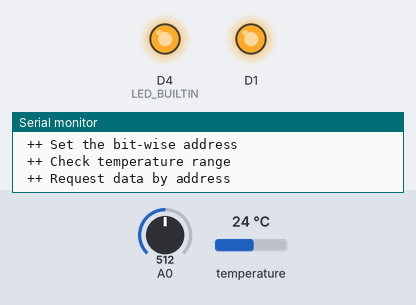
The sketch below on a simulated ESP8266 (NodeMCU). Shown: output pins drawn as LEDs (lit = HIGH, except the on-board LED, lit = LOW), the last lines printed to the serial monitor. Inputs (shaded band) come from the test bench; at power-on: A0 = 512, temperature 24 °C. Storage starts empty.

Above: at 0.1 s.
At 1.6 s:
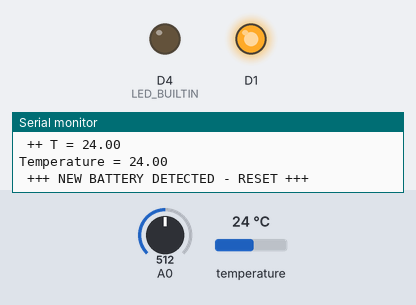
1.7 s: A0 set to 977
7.1 s: A0 set to 1006
At 10.9 s:
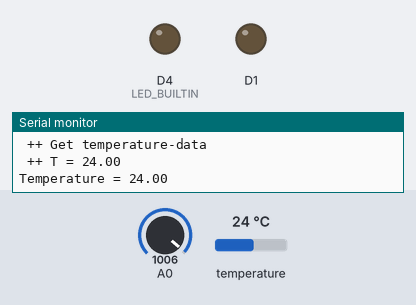
13.6 s: temperature set to 27.5 °C
17.1 s: temperature set to 28.8 °C
Timing chart, 0 to 20.1 s (numbered marks = the images above; inputs shaded):
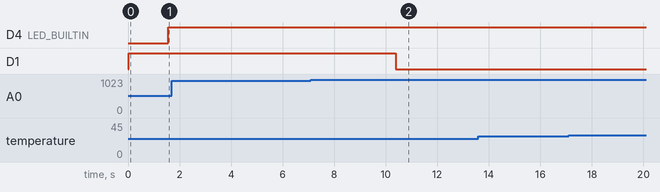

The sketch:

DIYCharger.ino
```cpp
// (licence header left out)
#include <LittleFS.h>
#include <OneWire.h>
#include <DallasTemperature.h>
#include "src/battery/battery.h"

// * * * * * * * * * * * * * Global Variables  * * * * * * * * * * * * * * * //

// Define how many battery slots your project has
// If you have more than two, you need to take care of MULTIPLEXER and correct
// signal usage
#define slots 1


// The timeInterval describes approximate after how many seconds a new entry
// is added into the measurement file. Low values give higher resolution but
// also increase the data file size. If we charge/discharge commonly within
// 1 to 3h, a interval > 30 is sufficient. This will not influence the analysis
// of the average calculation
#define WRITEINTERVAL 5


// Set how many discharging cycles should be performed. For a more reliable
// analysis, you can do more than one cycle
#define NCYCLES 1


// Temperature sensor input and battery temperature ranges

    // Minimum cell temperature (dC)
    float TMIN{5};

    // Maximum cell temperature (dC)
    float TMAX{28};

    // On which digital input is the data bus of the DS18B20 connected
    #define TBUS D2

    // All DS18B20 sensor addresses related to the single slots
    // We are working with addresses here to have full control
    // You can simply get the sensor addresses by connecting one sensor to
    // your Arduino board and use the DS18x20 example sketch. You will see the
    // address of the sensor in this form:
    // >>> "28 FF 64 2 C9 DF 3B 42"
    // Simply add the 0x to the single values to get
    // >>> "0x28 0xFF 0x66 0x2 0xC9 0xDF 0x3B 0x42"
    const byte TSensorAddresses [slots][8] =
        {
            {0x28,0xFF,0x64,0x2,0xC9,0xDF,0x3B,0x42}    // Sensor-Address #1
        };


unsigned int nSampling = 20;
float Rdiss = 5.41;


// * * * * * * * * * * * * * * Initialization  * * * * * * * * * * * * * * * //

OneWire TBus(TBUS);
DallasTemperature TSensors(&TBus);


// * * * * * * * * * * * * * * Start Function  * * * * * * * * * * * * * * * //

void setup()
{
    Serial.begin(9600);
    pinMode(D1, OUTPUT);
    pinMode(LED_BUILTIN, OUTPUT);

    if (!LittleFS.begin())
    {
        Serial.println("Error mounting the file system");
        return;
    }

    TSensors.begin();
}


// * * * * * * * * * * * * * * Loop Function * * * * * * * * * * * * * * * * //

void loop()
{
    Serial << " START PROGRAMM " << endl;
    digitalWrite(D1, HIGH);

    // Create the battery objects
    Battery* batteries[slots];

    for (int slot = 0; slot < slots; slot++)
    {
        Serial.println(" ++ Generate battery slot #" + String(slot));
        batteries[slot] =
            new Battery
            (
                slot,           // Battery slot
                NCYCLES,        // Amount of discharge cyclces
                millis(),       // Offset for calculation
                WRITEINTERVAL,  // Interval when writting data into file
                3.3,            // Resistance for discharging
                TMIN,           // Minimum cell temperature
                TMAX,           // Maximum cell temperature
                TSensors        // Object of the DallasTemperature class
            );

        Serial.println(" ++ Set the bit-wise address");
        // Set bit-wise the address of the temperature sensor
        // I am not able to do it in the constructor via reference nor pointer
        for (unsigned int i = 0; i < 8; ++i)
        {
            batteries[slot]->setTSensorAddress(i, TSensorAddresses[slot][i]);
        }
    }

    bool finished = false;

    // Own loop in order to not destroy the object
    do
    {
        // Loop through all batteries
        for (auto& battery : batteries)
        {
            // Check if battery is not too hot
            if (!battery->temperatureRangeOkay())
            {
                battery->setMode(Battery::FAILED);
            }

            Serial.println("Temperature = " + String(battery->T()));

            // First check if the battery is already tested or did fail
            // we are finished. Otherwise we will do the analysis of the battery
            if
            (
                (battery->mode() != Battery::TESTED)
             && (battery->mode() != Battery::FAILED)
            )
            {
                // Check if new battery was inserted
                if(battery->checkIfReplacedOrEmpty())
                {
                    if (battery->mode() == Battery::FIRST)
                    {
                        Serial<< " +++ NEW BATTERY DETECTED - RESET +++ \n";
                        battery->setOffset(millis());
                        battery->setU();
                        battery->setMode(Battery::CHARGE);
                        battery->removeDataFile();
                    }
                }

                // Only execute the rest, if a battery is found
                if
                (
                    (battery->mode() != Battery::EMPTY)
                 && (battery->mode() != Battery::FIRST)
                )
                {
                    // Update all data corresponding on the battery mode
                    battery->update();

                    if (battery->mode() == Battery::CHARGE)
                    {
                        if(!battery->charging())
                        {
                            battery->setOffset(millis());
                            if(battery->checkIfFullyTested())
                            {
                                battery->setMode(Battery::TESTED);
                                battery->correctAverageData();
                            }
                            else
                            {
                                battery->setMode(Battery::DISCHARGE);
                            }
                        }
                    }

                    if (battery->mode() == Battery::DISCHARGE)
                    {
                        if(!battery->discharging())
                        {
                            battery->incrementDischarges();
                            battery->setMode(Battery::CHARGE);
                            battery->reset();
                            battery->setOffset(millis());
                        }
                    }
                }
            }
            else
            {
                if (!finished)
                {
                       Serial<< "Finished ...";
                    finished = true;

                    // Add further information to the file, rename it, update
                    // the cellID file and sent it to the server
                    battery->addFinalDataToFile();
                    battery->updateFileName();
                    //battery->sentDataToServer();
                    battery->showDataFileContent();
                }
                delay(60000);
            }
        }

        // Show that the chip is running by simply putting the LED on for 1s
        digitalWrite(LED_BUILTIN, LOW);
        delay(1);
        digitalWrite(LED_BUILTIN, HIGH);
        delay(1000);
    }
    while (true);

    // Destroy all objects if we ever went to this one
    for (int id = 0; id < slots; ++id)
    {
        delete batteries[id];
    }
}


// ************************************************************************* //
```

battery.cpp
```cpp
// (licence header left out)
#include "battery.h"

// * * * * * * * * * * * * * * * Constructors  * * * * * * * * * * * * * * * //

Battery::Battery
(
    const int slot,
    const int nDischargeCycles,
    const unsigned long tOffset,
    const unsigned long writeInterval,
    const float R,
    const float TMin,
    const float TMax,
    DallasTemperature& sensors
)
:
    mode_(Battery::EMPTY),
    slot_(slot),
    channel_(-1),
    overSampling_(20),
    nTotalDischarges_(nDischargeCycles),
    nDischarges_(0),
    tOld_(0),
    t_(0),
    tOffset_(tOffset),
    R_(R),
    U_(0),
    I_(0),
    P_(0),
    C_(0),
    e_(0),
    T_(0),
    TMin_(TMin),
    TMax_(TMax),
    TSensorAddress_{0x0, 0x0, 0x0, 0x0, 0x0, 0x0, 0x0, 0x0},
    sensors_(sensors),
    fileName_("slot_" + String(slot)),
    writeInterval_(writeInterval),
    tPassed_(0)
{
    reset();
}


Battery::~Battery()
{}


// * * * * * * * * * * * Public Setter Functions * * * * * * * * * * * * * * //

void Battery::setOffset(const unsigned long tOffset)
{
    tOffset_ = tOffset;
    t_ = 0;
    tOld_ = 0;
}


void Battery::setU(const float U)
{
    U_ = U;
}


void Battery::setU()
{
    U_ = readU();
}


void Battery::setI(const float I)
{
    I_ = I;
}


void Battery::setMode(const enum mode m)
{
    mode_ = m;

    if (mode_ == Battery::CHARGE)
    {
        digitalWrite(D1, HIGH);
    }
    else if (mode_ == Battery::DISCHARGE)
    {
        digitalWrite(D1, LOW);
    }
    else if (mode_ == Battery::EMPTY)
    {
        digitalWrite(D1, HIGH);
    }
}


void Battery::setTSensorAddress(const unsigned int i, const byte b)
{
    TSensorAddress_[i] = b;
}


// * * * * * * * * * * * Public Member Functions * * * * * * * * * * * * * * //

bool Battery::checkIfReplacedOrEmpty()
{
    // Get actual voltage
    const float U = readU();

    // Check if slot is empty (measured voltage < 0.5 V)
    if (U < 0.5)
    {
        setMode(Battery::EMPTY);
        reset();
        return true;
    }
    else
    {
        // Check if the state was empty, if so, set to first and return true
        if (mode() == Battery::EMPTY)
        {
            setMode(Battery::FIRST);

            // It was replaced
            return true;
        }

        // It was not replaced and previously not empty
        return false;
    }

    // TODO: might be optimized
    // Check if current U at A0 is around the last measurement
    // point +- 50 mV, or if we are < 2.4 V its a new one
    /*if (U < 2.4)
    {
        return true;
    }

    if
    (
        (U > (U_ - 0.05) && U < (U_ + 0.051))
    )
    {
        return false;
    }
    else
    {
        return true;
    }*/
}


void Battery::incrementDischarges()
{
    ++nDischarges_;
}


void Battery::reset()
{
    // Before resetting, take the last values for averaging process
    // We devide this data after we are finished by nCycles
    CAve_ += C_;
    eAve_ += e_;

    // Reset all data
    tOld_ = 0;
    t_ = 0;
    tOffset_ = t_;
    U_ = 0;
    I_ = 0;
    P_ = 0;
    C_ = 0;
    e_ = 0;
    tPassed_ = 0;

    // Set all points to 0
    for (size_t i = 0; i < sizeof(UBat_)/sizeof(float); ++i)
    {
        UBat_[i] = 0;
    }
}


void Battery::update()
{
    // Update the actual voltage - we do it for both modes
    // + charging
    // + discharging
    setU();

    // Calculate the current (mA)
    I_ = U_/R_ * 1000.;

    // Calculate the current dissipation (mW)
    P_ = U_ * I_;

    // Update the time (ms)
    tOld_ = t_;
    t_ = millis() - tOffset_;
    const float dt = t_ - tOld_;
    tPassed_ += dt;

    // Calcualte the capacity (mAh)
    C_ += I_ * dt / 1000. / 3600.;

    // Calculate the energy (mWh)
    e_ += P_ * dt / 1000. / 3600.;

    // Write data to file
    if (tPassed_ > writeInterval_)
    {
        writeData
        (
            fileName_,
            (t_/float(1000)),
            U_,
            I_,
            P_,
            C_,
            e_
        );

        tPassed_ = 0;
    }
}


bool Battery::charging()
{
    // If current voltage is lower than 4.05V we are not fully charged
    // The charging modules charge up to 4.05V
    if (U_ < 4.1)
    {
        return true;
    }

    // This needs to be done by checking the voltage AND the current through
    // the battery

    // Re-arange UBat
    int i = -1;
    for (auto& value : UBat_)
    {
        if (i >= 0)
        {
            UBat_[i] = value;
        }

        ++i;

        // Last datapoint is the actual measured voltage
        if (i == sizeof(UBat_)/sizeof(float) -1)
        {
            UBat_[i] = U_;
        }
    }

    // Check if all values are identical by an error of 1e-5 to the actual value
    float tmp = 0;

    for (const auto value : UBat_)
    {
        tmp += value;
    }

    tmp /= sizeof(UBat_)/sizeof(float);

    // Charging finished
    if (abs(U_ - tmp) < 1e-5)
    {
        // Add horizontal line to file
        WriterReader::insertHorizontalLineToFile(fileName_);

        return false;
    }
    // Still charging
    else
    {
        return true;
    }
}


bool Battery::discharging()
{
    // If the current voltage is lower than 2.5V we stop discharging
    if (U_ < 2.60)
    {
        // Add horizontal line to file
        WriterReader::insertHorizontalLineToFile(fileName_);

        return false;
    }
    // Still discharging
    else
    {
        return true;
    }
}


bool Battery::checkIfFullyTested() const
{
    if (nDischarges_ == nTotalDischarges_)
    {
        return true;
    }
    else
    {
        return false;
    }
}


bool Battery::temperatureRangeOkay()
{
    Serial.println(" ++ Check temperature range");
    // FIrst make an temperature update
    T_ = readT();

    Serial.println(" ++ T = " + String(T_));

    // Handle error codes
    if (T_ == 85 || T_ == -127)
    {
        return false;
    }

    // User defined bounds
    if (T_ < TMin_ || T_ > TMax_)
    {
        return false;
    }
    else
    {
        return true;
    }
}


void Battery::correctAverageData()
{
    CAve_ /= float(nDischarges_);
    eAve_ /= float(nDischarges_);
}


// * * * * * * * * * * * Public IO Member Functions  * * * * * * * * * * * * //

void Battery::removeDataFile() const
{
    WriterReader::removeDataFile(fileName_);
}


void Battery::showDataFileContent() const
{
    WriterReader::showDataFileContent(fileName_);
}


void Battery::addFinalDataToFile() const
{
    WriterReader::addFinalDataToFile
    (
        fileName_,
        nDischarges_,
        readU(),
        CAve_,
        eAve_
    );
}


void Battery::updateFileName() const
{
    WriterReader::updateFileName(fileName_);
}


// * * * * * * * * * * * Private Member Functions  * * * * * * * * * * * * * //

float Battery::readU() const
{
    // Make 20 measeurements and create the mean value
    int Udigital = 0;

    // Sampling more values with delay of 25 ms
    for (int k = 0; k < overSampling_; ++k)
    {
      int tmp = analogRead(A0 - 17);
      Udigital += constrain(tmp, 0, 1023);
      delay(10);
    }

    Udigital /= overSampling_;

    // Convert digital voltage to analog voltage
    // The values given below need to be calibrated
    return DtoA(Udigital, 0, 794, 0, 3.2835);
}


float Battery::DtoA
(
    const unsigned int digital,
    const int lowD,
    const int highD,
    const float lowA,
    const float highA
) const
{
    // Steps in digital way
    const unsigned int digStep = highD - lowD;

    // Analog width
    const float widthA = highA - lowA;

    // Analogh width per digital step
    const float DtoA = widthA / digStep;

    return (DtoA * digital);
}


float Battery::readT() const
{
    Serial.println(" ++ Request data by address");
    // Update the data
    sensors_.requestTemperaturesByAddress(TSensorAddress_);

    // Take the data
    Serial.println(" ++ Get temperature-data");
    float tmp = sensors_.getTempC(TSensorAddress_);

    return tmp;
}


// ************************************************************************* //
```

filesystem.cpp
```cpp
// (licence header left out)
#include <Streaming.h>
#include "filesystem.h"

// * * * * * * * * * * * * * * * * Constructors  * * * * * * * * * * * * * * ///

FileSystem::FileSystem()
{}


FileSystem::~FileSystem()
{}


// * * * * * * * * * * * * Public Return Functions * * * * * * * * * * * * * //


// * * * * * * * * * * * * Public Member Functions * * * * * * * * * * * * * //

bool FileSystem::startFS() const
{
    if (!LittleFS.begin())
    {
        return false;
    }
    else
    {
        return true;
    }
}


void FileSystem::stopFS() const
{
    LittleFS.end();
}


bool FileSystem::fileExist(const String fileName) const
{
    return LittleFS.exists(fileName.c_str());
}


bool FileSystem::createFile(const String fileName) const
{
    File f = LittleFS.open(fileName.c_str(), "w");

    if (!f)
    {
        return false;
    }
    else
    {
        f.close();
        return true;
    }
}


bool FileSystem::writeData
(
    const String fileName,
    const String data,
    const String mode,
    const int pos
) const
{
    File f = LittleFS.open(fileName.c_str(), mode.c_str());

    if (!f)
    {
        return false;
    }

    // If pos is set, move to that position first
    if (pos != -1)
    {
        Serial<< "move to pos: " << String(pos) << endl;
        f.seek(pos);
    }

    f.print(data);

    f.close();

    return true;
}


bool FileSystem::readFirstLine(const String fileName, String& firstLine) const
{
    File f = LittleFS.open(fileName.c_str(), "r");

    if (!f)
    {
        return false;
    }

    firstLine = f.readString();

    f.close();

    return true;
}


File FileSystem::openFile(const String fileName, const String mode) const
{
    File tmp = LittleFS.open(fileName.c_str(), mode.c_str());

    return tmp;
}


bool FileSystem::deleteFile(const String fileName) const
{
    return LittleFS.remove(fileName.c_str());
}


void FileSystem::rename(const String nameOld, const String nameNew) const
{
    startFS();
    LittleFS.rename(nameOld, nameNew);
    stopFS();
}


// * * * * * * * * * * * * Private Member Functions  * * * * * * * * * * * * //

// ************************************************************************* //
```

Source omitted: battery.h (7752 bytes), filesystem.h (2776 bytes), writerReader.cpp (8549 bytes), writerReader.h (3225 bytes)

Measured:
- the behaviour switches between 991 and 992 on A0 (found by bisection; images 1 and 2)
- after the input at 7.1 s, D1: HIGH → LOW after 3.3 s
